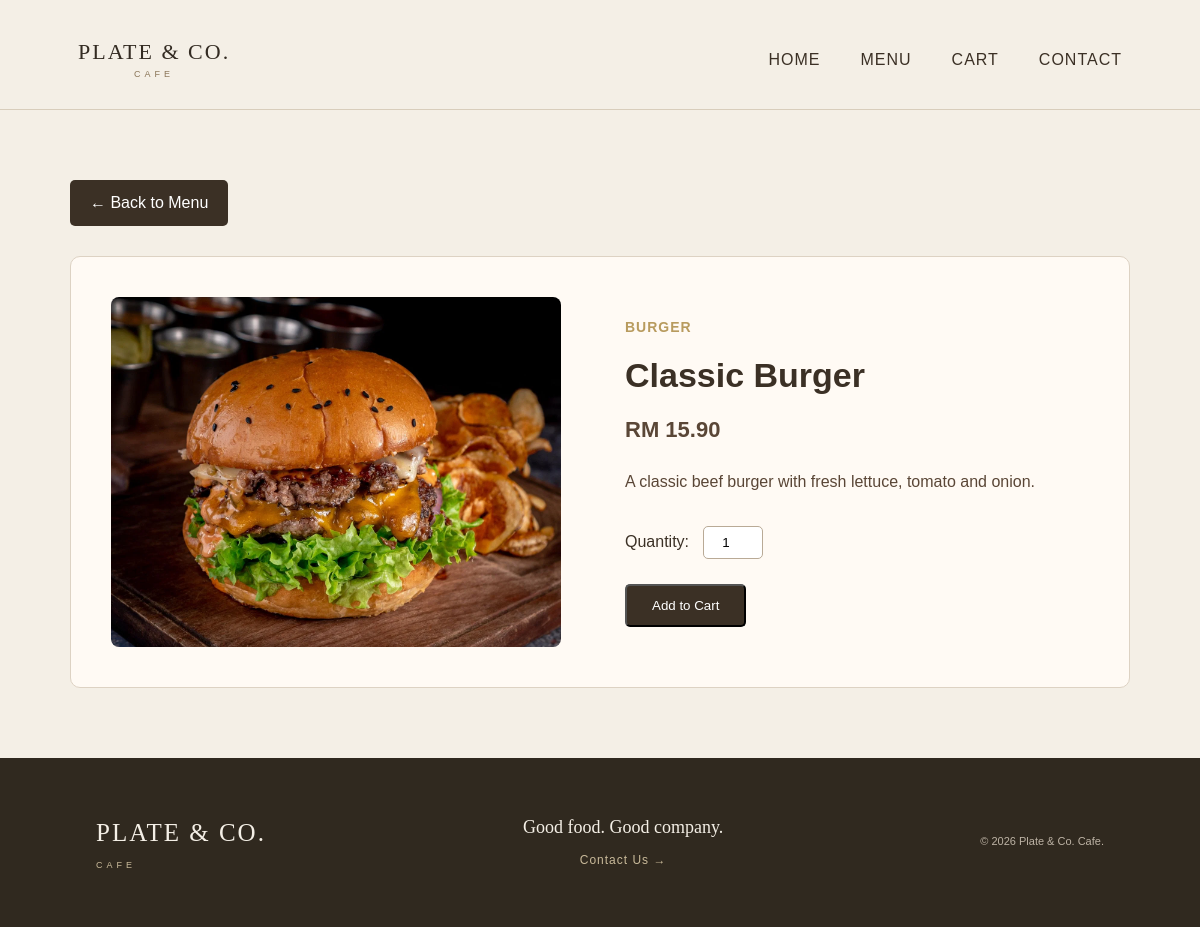
Page /menu/details.php?id=1 on the committed database.
### tables this page shows
CREATE TABLE dishes (
    dish_id INT AUTO_INCREMENT PRIMARY KEY,
    name VARCHAR(100) NOT NULL,
    description TEXT,
    price DECIMAL(6,2) NOT NULL,
    image VARCHAR(255),
    category VARCHAR(50)
);

### menu/details.php (the view, shortened to what this page needs)
<?php
$dbHost = 'localhost';
$dbUser = 'root';
$dbPass = '';
$dbName = 'cafe_data';
$port = 3308;
$conn = mysqli_connect($dbHost, $dbUser, $dbPass, $dbName, $port);
$dish_id = (int) $_GET['id'];
$sql = "SELECT * FROM dishes WHERE dish_id = $dish_id";
$result = mysqli_query($conn, $sql);
$dish = mysqli_fetch_assoc($result);
?>
<!DOCTYPE html>
<html>
<head>
    <link rel="stylesheet" href="/restaurant/mystyle.css">
</head>
<body>
<?php include('../includes/header.php'); ?>
<div id="itemDetailsPage">
    <a href="menu.php" class="backMenuBtn">
        ← Back to Menu
    </a>
    <div class="itemDetailsContainer">
        <div class="itemDetailsImage">
            <?php if (!empty($dish['image'])) { ?>
                <img
                    src="/restaurant/images/<?php echo htmlspecialchars($dish['image']); ?>"
                    alt="<?php echo htmlspecialchars($dish['name']); ?>"
                >
            <?php } else { ?>
                <p>No image available.</p>
            <?php } ?>
        </div>
        <div class="itemDetailsInfo">
            <p class="itemCategory">
                <?php echo htmlspecialchars($dish['category']); ?>
            </p>
            <h1>
                <?php echo htmlspecialchars($dish['name']); ?>
            </h1>
            <p class="itemPrice">
                RM <?php echo number_format($dish['price'], 2); ?>
            </p>
            <p class="itemDescription">
                <?php echo nl2br(htmlspecialchars($dish['description'])); ?>
            </p>
            <form action="../cart/cart.php" method="post">
    <div class="quantitySection">
        <label for="quantity">
            Quantity:
        </label>
        <input
            type="number"
            id="quantity"
            name="quantity"
            value="1"
            min="1"
            max="20"
        >
    </div>
    <button type="submit" class="addCartBtn">
        Add to Cart
    </button>
</form>
        </div>
    </div>
</div>
<?php include('../includes/footer.php'); ?>
</body>
</html>

### mystyle.css (style rules this page uses)
body { margin: 0; font-family: Arial, sans-serif; background-color: #d2c6ac; color: #3B3025; }
#itemDetailsPage { max-width: 1100px; margin: 50px auto; padding: 20px; }
.backMenuBtn { display: inline-block; padding: 10px 20px; margin-bottom: 30px; background-color: #3B3025; color: white; text-decoration: none; border-radius: 5px; }
.itemDetailsContainer { display: flex; gap: 50px; align-items: center; padding: 40px; background-color: #fffaf4; border: 1px solid #ddd2c3; border-radius: 10px; }
.itemDetailsImage { width: 50%; text-align: center; }
.itemDetailsImage img { width: 100%; max-width: 450px; height: 350px; object-fit: cover; border-radius: 8px; }
.itemDetailsInfo { width: 50%; }
.itemCategory { font-size: 14px; color: #B89B5E; font-weight: bold; text-transform: uppercase; letter-spacing: 1px; }
.itemDetailsInfo h1 { font-size: 34px; color: #3B3025; margin: 10px 0; }
.itemPrice { font-size: 22px; font-weight: bold; color: #5A4636; }
.itemDescription { font-size: 16px; line-height: 1.8; color: #5A4636; margin: 20px 0 30px; }
.quantitySection { margin-bottom: 25px; }
.quantitySection label { color: #3B3025; margin-right: 10px; }
.quantitySection input { width: 60px; padding: 8px; border: 1px solid #b9aa96; border-radius: 5px; text-align: center; }
.addCartBtn { display: inline-block; padding: 12px 25px; background-color: #3B3025; color: white; text-decoration: none; border-radius: 5px; }
* { margin: 0; padding: 0; box-sizing: border-box; }
html { scroll-behavior: smooth; }
body { font-family: Arial, Helvetica, sans-serif; background-color: #f4efe6; color: #332b22; line-height: 1.6; }
a { text-decoration: none; color: inherit; }
img { max-width: 100%; display: block; }

### rows in the picture
dishes: image (picture), category "BURGER", name "Classic Burger", price "15.90", description "A classic beef burger with fresh lettuce, tomato and onion."
